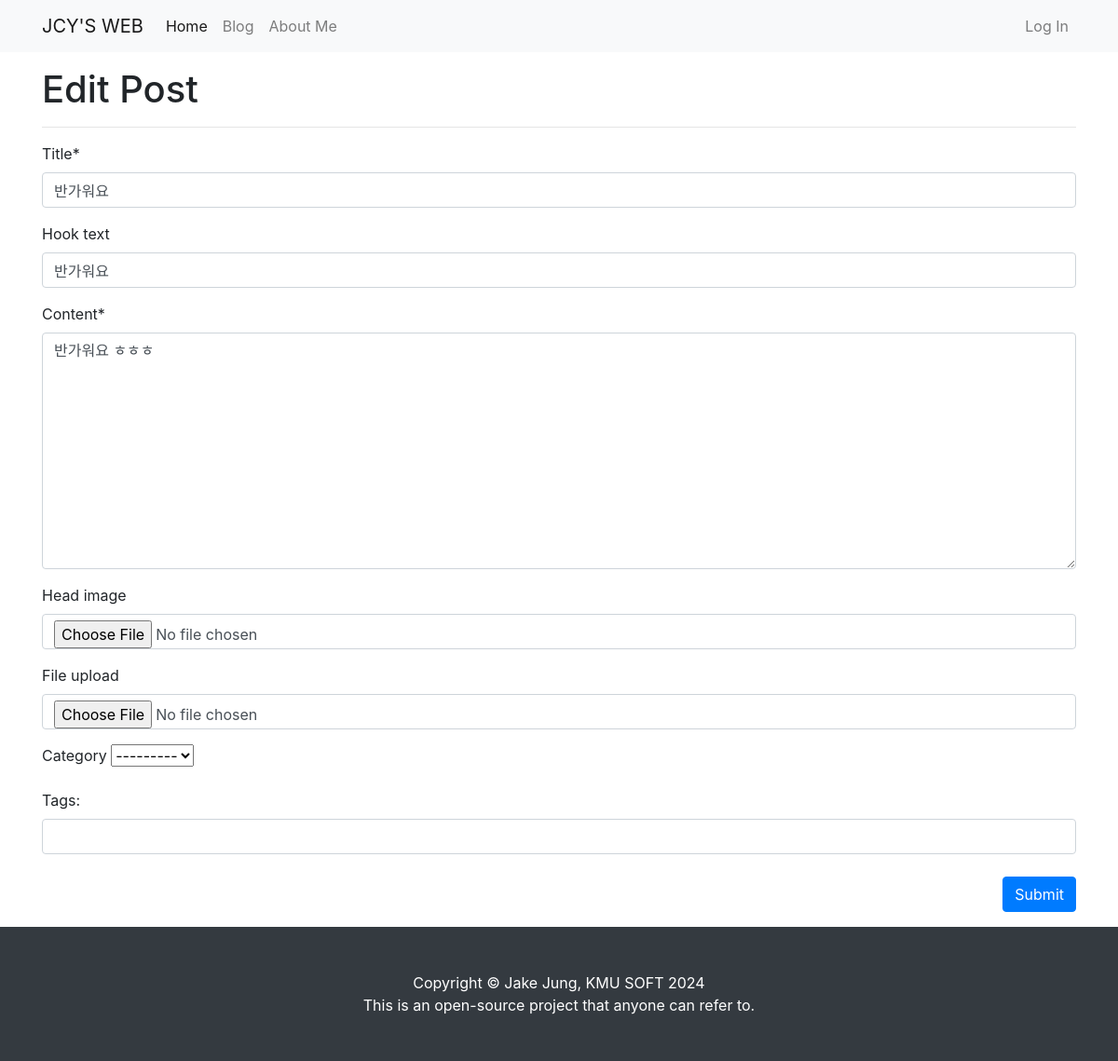
/blog/update_post/1/ (signed in), run on the app's committed database.
### blog/models.py (models this page shows, shortened)
class Post(models.Model):
    title = models.CharField(max_length=30)
    hook_text = models.CharField(max_length=100, blank=True)
    content = MarkdownxField()
    head_image = models.ImageField(upload_to="blog/images/%Y/%m/%d/", blank=True)
    file_upload = models.FileField(upload_to="blog/files/%Y/%m/%d/", blank=True)
    created_at = models.DateTimeField(auto_now_add=True)
    updated_at = models.DateTimeField(auto_now=True)
    author = models.ForeignKey(User, null=True, on_delete=models.SET_NULL)
    category = models.ForeignKey(
        Category, null=True, blank=True, on_delete=models.SET_NULL
    )
    tags = models.ManyToManyField(Tag, blank=True)

### blog/views.py (the view, shortened to what this page needs)
# urls.py: path("update_post/<int:pk>/", views.PostUpdate.as_view()),
class PostUpdate(LoginRequiredMixin, UpdateView):
    model = Post
    fields = ["title", "hook_text", "content", "head_image", "file_upload", "category"]
    template_name = "blog/post_update_form.html"
    def get_context_data(self, **kwargs):
        context = super(PostUpdate, self).get_context_data()
        if self.object.tags.exists():
            tags_str_list = list()
            for t in self.object.tags.all():
                tags_str_list.append(t.name)
            context["tags_str_default"] = "; ".join(tags_str_list)
        return context
    def dispatch(self, request, *args, **kwargs):
        if request.user.is_authenticated and request.user == self.get_object().author:
            return super(PostUpdate, self).dispatch(request, *args, **kwargs)
        else:
            raise PermissionDenied

### blog/models.py (called while the page is built)
    def __str__(self):
        return self.name

### blog/templates/blog/post_update_form.html (shortened to what this page needs)
{% extends 'blog/bast_full_width.html'%}
{% load crispy_forms_tags %}
{% block main_area %}
    <h1>Edit Post</h1>
    <hr />
    <form method="post" enctype="multipart/form-data">{% csrf_token %}
        {{ form | crispy}}
        <div id="div_id_tags_str">
            <label for="id_tags_str">Tags:</label>
                        <input type="text" name="tags_str" id="id_tags_str"
                   class="textinput textInput form-control"
                   value="{{ tags_str_default }}">
        </div>
        <br/>
    <button type="submit" class="btn btn-primary float-right">Submit</button>
    </form>
{% endblock %}

### data on the page
Post: title "반가워요", hook_text "반가워요", content "반가워요 ㅎㅎㅎ", category "---------"
